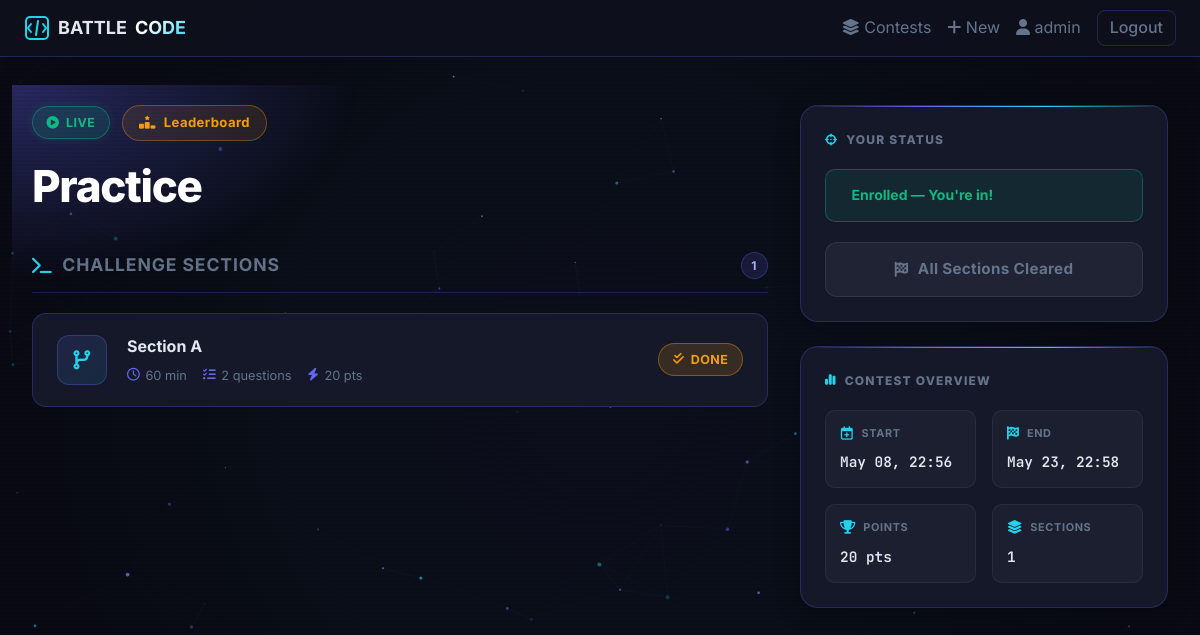
The app's page /contests/1/ (signed in) with its own data.
### apps/accounts/models.py (models this page shows, shortened)
class User(AbstractUser):
    ROLE_CANDIDATE = 'candidate'
    ROLE_ADMIN = 'admin'
    ROLE_CHOICES = [
        (ROLE_CANDIDATE, 'Candidate'),
        (ROLE_ADMIN, 'Admin'),
    ]
    role = models.CharField(max_length=20, choices=ROLE_CHOICES, default=ROLE_CANDIDATE)
    email = models.EmailField(unique=True)
    @property
    def is_contest_admin(self):
        return self.role == self.ROLE_ADMIN or self.is_staff

### apps/contests/models.py (models this page shows, shortened)
class Contest(models.Model):
    STATUS_DRAFT = 'draft'
    STATUS_ACTIVE = 'active'
    STATUS_ENDED = 'ended'
    STATUS_CHOICES = [
        (STATUS_DRAFT, 'Draft'),
        (STATUS_ACTIVE, 'Active'),
        (STATUS_ENDED, 'Ended'),
    ]
    title = models.CharField(max_length=255)
    description = models.TextField(blank=True)
    start_time = models.DateTimeField()
    end_time = models.DateTimeField()
    status = models.CharField(max_length=20, choices=STATUS_CHOICES, default=STATUS_DRAFT)
    created_by = models.ForeignKey(User, on_delete=models.CASCADE, related_name='created_contests')
    participants = models.ManyToManyField(User, through='ContestParticipant', related_name='contests')
    created_at = models.DateTimeField(auto_now_add=True)
    updated_at = models.DateTimeField(auto_now=True)
    enable_security_features = models.BooleanField(
        default=True,
        help_text="If enabled, participants will be logged out for exiting fullscreen or switching tabs."
    )
    manual_control_mode = models.BooleanField(
        default=False,
        help_text="If enabled, timers are disabled and sections must be manually unlocked by the admin."
    )
    class Meta:
        ordering = ['-created_at']
    @property
    def is_active(self):
        now = timezone.now()
        return self.status == self.STATUS_ACTIVE and self.start_time <= now <= self.end_time
    def total_marks(self):
        return Question.objects.filter(
            section__contest=self
        ).aggregate(total=models.Sum('marks'))['total'] or 0

class Section(models.Model):
    contest = models.ForeignKey(Contest, on_delete=models.CASCADE, related_name='sections')
    name = models.CharField(max_length=255)
    order = models.PositiveIntegerField(default=1)
    duration = models.PositiveIntegerField(help_text='Duration in minutes')
    is_manual_unlocked = models.BooleanField(
        default=False,
        help_text="Only used if Contest is in Manual Control Mode."
    )
    class Meta:
        ordering = ['order']
    def total_marks(self):
        return self.questions.aggregate(
            total=models.Sum('marks')
        )['total'] or 0

### apps/contests/views.py (the view, shortened to what this page needs)
# urls.py: path('<int:contest_id>/', views.contest_detail, name='contest_detail'),
@login_required
def contest_detail(request, contest_id):
    contest = get_object_or_404(Contest, id=contest_id)
    is_enrolled = ContestParticipant.objects.filter(
        contest=contest, user=request.user
    ).exists()
    sections = contest.sections.prefetch_related('questions').all()
    section_progress = {}
    if is_enrolled:
        sorted_sections = sorted(sections, key=lambda x: x.order)
        for i, s in enumerate(sorted_sections):
            prog, _ = UserSectionProgress.objects.get_or_create(
                user=request.user, section=s
            )
            prog.lock_if_expired()
            s.can_access = True
            if contest.manual_control_mode:
                s.can_access = s.is_manual_unlocked
            section_progress[s.id] = prog
        first_available_section = None
        first_available_progress = None
        for s in sorted_sections:
            prog = section_progress[s.id]
            if s.can_access and not prog.is_locked:
                first_available_section = s
                first_available_progress = prog
                break
    return render(request, 'contests/detail.html', {
        'contest': contest,
        'is_enrolled': is_enrolled,
        'sections': sections,
        'section_progress': section_progress,
        'first_available_section': first_available_section if is_enrolled else None,
        'first_available_progress': first_available_progress if is_enrolled else None,
    })

### templates/contests/detail.html (shortened to what this page needs)
{% extends 'base.html' %}
{% load contest_extras %}
{% block extra_css %}
<link rel="stylesheet" href="https://cdnjs.cloudflare.com/ajax/libs/font-awesome/6.4.0/css/all.min.css">
{% endblock %}
{% block content %}
  <div class="dashboard-grid">
    <div class="main-column">
      <div class="contest-hero">
        <div class="meta-row">
          {% if contest.status == 'active' %}
          <span class="badge-arena badge-active-arena">
            <i class="fa-solid fa-circle-play"></i> Live
          </span>
          {% elif contest.status == 'ended' %}
          <span class="badge-arena badge-ended-arena">
            <i class="fa-solid fa-flag-checkered"></i> Ended
          </span>
          {% else %}
          <span class="badge-arena badge-upcoming-arena">
            <i class="fa-solid fa-satellite-dish"></i> Upcoming
          </span>
          {% endif %}
          <a href="{% url 'leaderboard' contest.id %}" class="btn-leaderboard">
            <i class="fa-solid fa-ranking-star"></i> Leaderboard
          </a>
        </div>
        <h1>{{ contest.title }}</h1>
      </div>
      <div style="margin-top: 2.5rem;">
        <div class="section-heading">
          <i class="fa-solid fa-terminal"></i>
          Challenge Sections
          <span
            style="margin-left: auto; font-size: 0.75rem; background: rgba(99,102,241,0.15); color: #a5b4fc; border: 1px solid rgba(99,102,241,0.3); padding: 0.2rem 0.6rem; border-radius: 9999px; font-weight: 700;">
            {{ sections|length }}
          </span>
        </div>
        {% for section in sections %}
        <div class="section-item">
          <div style="display: flex; align-items: center; flex: 1;">
            <div class="section-icon">
              <i class="fa-solid fa-code-branch"></i>
            </div>
            <div class="section-details">
              <h3 class="section-title">{{ section.name }}</h3>
              <div class="section-meta">
                <span><i class="fa-regular fa-clock"></i> {{ section.duration }} min</span>
                <span><i class="fa-solid fa-list-check"></i> {{ section.questions.count }} questions</span>
                <span><i class="fa-solid fa-bolt"></i> {{ section.total_marks }} pts</span>
              </div>
            </div>
          </div>
          <div style="flex-shrink: 0; margin-left: 1rem;">
            {% if is_enrolled %}
            {% with sp=section_progress|get_item:section.id %}
            {% if sp.is_locked %}
            <span class="badge-arena badge-completed-arena">
              <i class="fa-solid fa-check-double"></i> Done
            </span>
            {% endif %}
            {% endwith %}
            {% endif %}
          </div>
        </div>
        {% empty %}
        <div class="empty-state">
          <i class="fa-solid fa-cube"></i>
          <h3>No Sections Yet</h3>
          <p>The contest organizer hasn't added any challenge sections yet. Check back soon.</p>
        </div>
        {% endfor %}
      </div>
    </div>
    <div class="sidebar-column">
      <div class="sidebar-sticky">
        <div class="arena-card">
          <div class="arena-card-title">
            <i class="fa-solid fa-crosshairs"></i> Your Status
          </div>
          {% if user.is_authenticated %}
          {% if not is_enrolled and not contest.has_ended %}
          <form method="post" action="{% url 'contest_register' contest.id %}">
            {% csrf_token %}
            <button type="submit" class="btn-action-large btn-register">
              <i class="fa-solid fa-user-astronaut"></i>
              Register &amp; Compete
              <i class="fa-solid fa-arrow-right" style="margin-left: auto; opacity: 0.7;"></i>
            </button>
          </form>
          {% elif is_enrolled %}
          <div class="enrolled-banner">
            Enrolled — You're in!
          </div>
          {% if contest.is_active and first_available_section %}
          <a href="{% url 'section_view' contest.id first_available_section.id %}" class="btn-action-large btn-start">
            {% if first_available_progress.started_at %}
            <i class="fa-solid fa-play-circle"></i> Continue Battle
            {% else %}
            <i class="fa-solid fa-rocket"></i> Launch Contest
            {% endif %}
            <i class="fa-solid fa-chevron-right" style="margin-left: auto; opacity: 0.7;"></i>
          </a>
          {% elif contest.is_active and not first_available_section %}
          <div class="btn-action-large btn-disabled">
            <i class="fa-solid fa-flag-checkered"></i> All Sections Cleared
          </div>
          {% elif not contest.is_active %}
          <div class="btn-action-large btn-disabled">
            <i class="fa-solid fa-hourglass-half"></i> Contest Not Active
          </div>
          {% endif %}
          {% endif %}
          {% endif %}
        </div>
        <div class="arena-card">
          <div class="arena-card-title">
            <i class="fa-solid fa-chart-simple"></i> Contest Overview
          </div>
          <div class="stat-grid">
            <div class="stat-item">
              <div class="stat-icon-wrap">
                <i class="fa-regular fa-calendar-plus"></i>
                <span class="stat-label">Start</span>
              </div>
              <div class="stat-value">{{ contest.start_time|date:"M d, H:i" }}</div>
            </div>
            <div class="stat-item">
              <div class="stat-icon-wrap">
                <i class="fa-solid fa-flag-checkered"></i>
                <span class="stat-label">End</span>
              </div>
              <div class="stat-value">{{ contest.end_time|date:"M d, H:i" }}</div>
            </div>
            <div class="stat-item">
              <div class="stat-icon-wrap">
                <i class="fa-solid fa-trophy"></i>
                <span class="stat-label">Points</span>
              </div>
              <div class="stat-value">{{ contest.total_marks }} pts</div>
            </div>
            <div class="stat-item">
              <div class="stat-icon-wrap">
                <i class="fa-solid fa-layer-group"></i>
                <span class="stat-label">Sections</span>
              </div>
              <div class="stat-value">{{ sections|length }}</div>
            </div>
          </div>
        </div>
      </div>
    </div>
  </div>
{% endblock %}

### templates/base.html (shortened to what this page needs)
<!DOCTYPE html>
<html lang="en" data-theme="dark">
<head>
  {% load static %}
  <link rel="stylesheet" href="https://cdnjs.cloudflare.com/ajax/libs/font-awesome/6.4.0/css/all.min.css">
  <link rel="stylesheet" href="{% static 'css/main.css' %}">
  {% block extra_css %}{% endblock %}
</head>
<body>
<nav class="navbar" id="main-nav">
  <div class="nav-inner">
    <a href="{% url 'contest_list' %}" class="nav-brand">
      <svg width="26" height="26" viewBox="0 0 26 26" fill="none" aria-label="BATTLE CODE">
        <rect x="2" y="2" width="22" height="22" rx="4" stroke="var(--color-primary)" stroke-width="2"/>
        <path d="M7 9l-3 4 3 4M19 9l3 4-3 4M14 6l-2 14"
              stroke="var(--color-primary)" stroke-width="2" stroke-linecap="round"/>
      </svg>
      BATTLE <strong>CODE</strong>
    </a>
    <div class="nav-links">
      <a href="{% url 'contest_list' %}"><i class="fa-solid fa-layer-group"></i> Contests</a>
      {% if user.is_authenticated %}
        {% if user.is_contest_admin %}
          <a href="{% url 'admin_contest_create' %}"><i class="fa-solid fa-plus"></i> New</a>
        {% endif %}
        <a href="{% url 'profile' %}"><i class="fa-solid fa-user"></i> {{ user.username }}</a>
        <a href="{% url 'logout' %}" class="btn btn-ghost btn-sm">Logout</a>
      {% else %}
        <a href="{% url 'login' %}" class="btn btn-ghost btn-sm">Login</a>
        <a href="{% url 'register' %}" class="btn btn-primary btn-sm">Register</a>
      {% endif %}
    </div>
  </div>
</nav>
<div class="arena-wrapper">
  <main class="main-content" id="main-content">
    {% block content %}{% endblock %}
  </main>
</div>
</body>
</html>

### records on screen
User: username "admin"
Contest: title "Practice", start_time "May 08, 22:56", end_time "May 23, 22:58", total_marks "20"
Section: name "Section A", duration "60", questions.count "2", total_marks "20"

### other values on screen
{{ sections|length }} "1"
